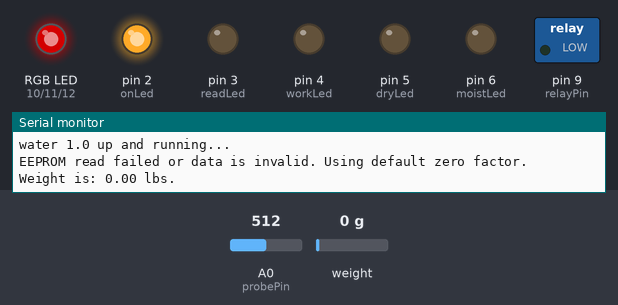
The sketch below on a simulated Arduino Uno, built with avr-gcc and run on an emulated ATmega328P. Parts: switched loads named in the sketch (green lamp = pin HIGH), an RGB LED mixed from three pins (HIGH = lit), output pins drawn as LEDs (lit = HIGH), the last lines printed to the serial monitor. Inputs (shaded band) come from the test bench; at power-on: A0 (probePin) = 512, weight on the scale 0 g. Dim RGB values are drawn brighter than linear; EEPROM starts erased; pins used as bus, display or sensor lines are not drawn.

Above: at 0.2 s.
At 4.7 s:
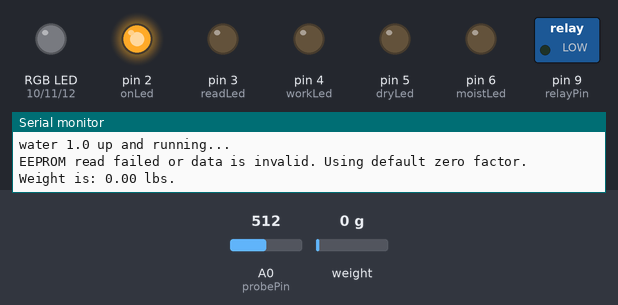
At 9.3 s:
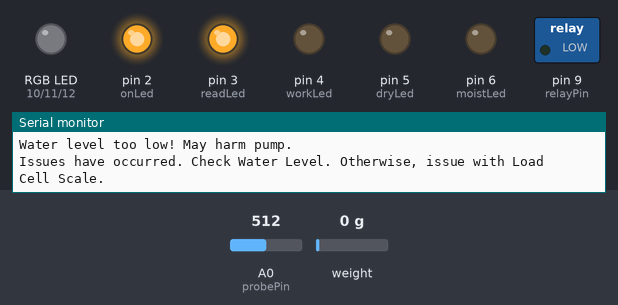
At 31.3 s:
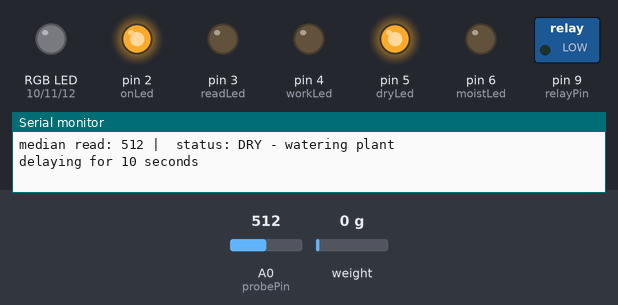
Timing chart, 0 to 32.8 s (numbered marks = the images above):
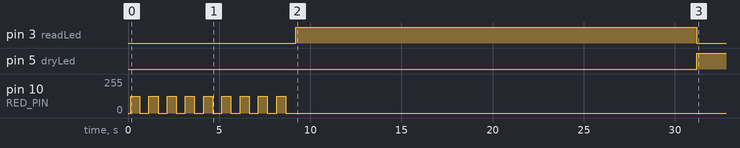

The sketch:

water_and_scale.ino
```cpp
#include "HX711.h"
#include <EEPROM.h>

// Pin definitions for the HX711 module
const int LOADCELL_DOUT_PIN = A4;  // Pin connected to DOUT of HX711 (Analog pin A4)
const int LOADCELL_SCK_PIN = A5;   // Pin connected to SCK of HX711 (Analog pin A5)

// Pin definitions for the RGB LED
const int RED_PIN = 10;    // Pin connected to the red leg of the LED
const int GREEN_PIN = 11;  // Pin connected to the green leg of the LED
const int BLUE_PIN = 12;   // Pin connected to the blue leg of the LED

// EEPROM memory address for storing the zero factor
const int EEPROM_ADDRESS = 0;

// Weight thresholds (in lbs)
const float EMPTY_WEIGHT_THRESHOLD = 1.65; // Under this is empty
const float LOW_WEIGHT_THRESHOLD = 3.00;
const float SUFFICIENT_WEIGHT_THRESHOLD = 4.00;

// Calibration factor for scaling the raw data to weight units
const float CALIBRATION_FACTOR = -94500; // Adjust this value to match your scale setup

HX711 scale;  // Create an instance of the HX711 class

/* DEFINE YOUR BOTANICAL PREFERENCES */

#define DRY 420
#define MOIST 710
#define SOAKED 1000

/* DEFINE CONSTANTS */

#define MOIST_CHECK_INTERVAL 10000   // milliseconds between checks
#define MOIST_SAMPLE_INTERVAL 2000   // milliseconds over which to average reading samples
#define WATER_INTERVAL 3000          // milliseconds to allow for water to flow
#define MOIST_SAMPLES 10             // # of samples to average when reading moisture
#define FAILSAFE_VALUE 200           // minimum difference in moisture indicating watering

/* PROGRAM VARIABLES AND BOARD PINS */

// LEDs
#define onLed 2
#define readLed 3
#define workLed 4
#define dryLed 5
#define moistLed 6
#define soakedLed 7

// probes
#define powerPin 8
#define relayPin 9
#define probePin 0

int moistValues[MOIST_SAMPLES];
unsigned long lastMoistTime = 0;
unsigned long lastWaterTime = 0;
int lastMoistAvg = 0;
int oldlastMoistAvg = 0;
boolean needServicing = false;
boolean wateredLast = false;
boolean pumpEnabled = true;
boolean lowWaterLevel = false;  // Global variable to track low water level status

const long DEFAULT_ZERO_FACTOR = 28974;  // Default zero factor in case EEPROM read fails

boolean loadCellError = false;  // Global variable to track load cell errors

// Define a constant for the brightness level (percentage from 0 to 100)
const float BRIGHTNESS_LEVEL = 0.5; // 50% brightness


/* HELPER METHODS */

/**
 * @brief Sets the color of the RGB LED by adjusting the brightness of the red, green, and blue components.
 *
 * This function takes in RGB values and scales them according to the specified brightness level.
 * The brightness level can be modified via the BRIGHTNESS_LEVEL constant.
 *
 * @param R The intensity of the red component (0 to 255).
 * @param G The intensity of the green component (0 to 255).
 * @param B The intensity of the blue component (0 to 255).
 *
 * The function scales each RGB value based on the BRIGHTNESS_LEVEL constant before writing them to the
 * respective RGB pins using analogWrite.
 */
void setColor(int R, int G, int B) {
    analogWrite(RED_PIN, R * BRIGHTNESS_LEVEL);
    analogWrite(GREEN_PIN, G * BRIGHTNESS_LEVEL);
    analogWrite(BLUE_PIN, B * BRIGHTNESS_LEVEL);
}

/**
 * @brief Function to blink an LED with customizable color and duration.
 *
 * @param R Red component (0-255).
 * @param G Green component (0-255).
 * @param B Blue component (0-255).
 * @param duration Total duration for blinking (milliseconds).
 * @param blinkInterval Interval between blinks (milliseconds).
 */
void blinkLed(int R, int G, int B, unsigned long duration, unsigned long blinkInterval) {
  unsigned long startTime = millis();
  while (millis() - startTime < duration) {
    setColor(R, G, B);
    delay(blinkInterval);
    setColor(0, 0, 0); // Turn off the LED
    delay(blinkInterval);
  }
}

/**
 * @brief Blink the RGB LED in purple color.
 *
 * The LED blinks purple for a duration of 9000 milliseconds with a 500 milliseconds interval.
 */
void blinkPurple() {
  blinkLed(128, 0, 128, 9000, 500);
}

/**
 * @brief Blink the RGB LED in red color.
 *
 * The LED blinks red for a duration of 9000 milliseconds with a 500 milliseconds interval.
 */
void blinkRed() {
  blinkLed(255, 0, 0, 9000, 500);
}

/**
 * @brief Blink the RGB LED in blue color.
 *
 * The LED blinks blue for a duration of 9000 milliseconds with a 500 milliseconds interval.
 */
void blinkBlue() {
  blinkLed(0, 0, 255, 9000, 500);
}

/**
 * @brief Reset the state of the moisture status LEDs.
 *
 * This function turns off all moisture status LEDs (dry, moist, soaked).
 */
void resetLeds() {
  digitalWrite(dryLed, LOW);
  digitalWrite(moistLed, LOW);
  digitalWrite(soakedLed, LOW);
}

/**
 * @brief Sort an array of integers using the insertion sort algorithm.
 *
 * @param arr Pointer to the array to be sorted.
 * @param n Number of elements in the array.
 */
void insertionSort(int* arr, int n) {
  for (int i = 1; i < n; i++) {
    int key = arr[i];
    int j = i - 1;

    while (j >= 0 && arr[j] > key) {
      arr[j + 1] = arr[j];
      j = j - 1;
    }
    arr[j + 1] = key;
  }
}

/**
 * @brief Perform moisture readings by averaging multiple samples.
 *
 * Reads moisture sensor values over a defined interval, sorts the readings, and updates
 * the average moisture level.
 */
void performMoistureReadings() {
  for (int i = 0; i < MOIST_SAMPLES + 1; i++) {
    digitalWrite(powerPin, HIGH);
    int val = analogRead(probePin);
    digitalWrite(powerPin, LOW);

    if (i != 0) {
      moistValues[i - 1] = val;
      lastMoistTime = millis();
    }

    delay(MOIST_SAMPLE_INTERVAL);
  }

  insertionSort(moistValues, MOIST_SAMPLES);
  oldlastMoistAvg = lastMoistAvg;
  lastMoistAvg = moistValues[MOIST_SAMPLES / 2];
}

/**
 * @brief Update the moisture status and control the watering process.
 *
 * Updates the status LEDs based on the average moisture level and triggers the watering
 * process if needed.
 */
void updateMoistureStatus() {
  resetLeds();
  if (lastMoistAvg <= DRY) {
    Serial.println(" status: VERY DRY - watering plant");
    digitalWrite(dryLed, HIGH);
    waterPlant();
  } else if (lastMoistAvg < MOIST) {
    Serial.println(" status: DRY - watering plant");
    digitalWrite(dryLed, HIGH);
    waterPlant();
  } else if (lastMoistAvg < SOAKED) {
    Serial.println(" status: MOIST - plant is just fine");
    digitalWrite(moistLed, HIGH);
  } else {
    Serial.println(" status: SOAKED - don't water plant!");
    digitalWrite(soakedLed, HIGH);
  }
}

/**
 * @brief Perform a moisture check and update the plant watering status.
 *
 * Reads the moisture sensor values, prints the average moisture level, and updates
 * the moisture status.
 */
void checkMoisture() {
  digitalWrite(readLed, HIGH);
  performMoistureReadings();
  Serial.print("median read: ");
  Serial.print(lastMoistAvg);
  Serial.print(" | ");
  updateMoistureStatus();
  digitalWrite(readLed, LOW);
}

/**
 * @brief Water the plant by activating the relay to control the pump.
 *
 * If the moisture readings are not within the acceptable range or if the watering fails,
 * the system will enter a service mode. The pump will be activated to water the plant
 * for a defined interval.
 */
void waterPlant() {
  if(!pumpEnabled){
    return;
  }

  // Test for failsafe condition
  int diffMoist = lastMoistAvg - oldlastMoistAvg;

  if( wateredLast && diffMoist <= FAILSAFE_VALUE ){
    needServicing = true;
    Serial.println("");
    Serial.println("water 1.0 is suspending execution...");
    Serial.println("EQUIPMENT NEEDS SERVICING!");
    resetLeds();
    digitalWrite(readLed, LOW);
    while(true){
      // If sensor has an issue, flash onLed
      digitalWrite(onLed, LOW);
      delay(1000);
      digitalWrite(onLed, HIGH);
      delay(1000);
    }
  }
  else{
    // Output info to serial
    Serial.print("watering started at: ");
    Serial.print(millis());
    digitalWrite(workLed, HIGH); // Light on working LED

    // Open relay, delay, and close
    digitalWrite(relayPin, HIGH);
    delay(WATER_INTERVAL);
    digitalWrite(relayPin, LOW);  // COMMENTED ONLY WHEN THERE IS NO RELAY ATTACHED

    // Output info to serial
    digitalWrite(workLed, LOW);
    Serial.print(", it lasted: ");
    Serial.print(WATER_INTERVAL);
    Serial.print(" seconds");
    Serial.println("");

    wateredLast = true;
  }
}

/**
 * @brief Initialize the Arduino board and set up the HX711 scale.
 *
 * Configures the pin modes for LEDs, relay, and other components. Initializes serial
 * communication, starts the HX711 scale, and loads the zero factor from EEPROM.
 * Sets the calibration factor and offset for the scale.
 */
void setup() {
  pinMode(onLed, OUTPUT);
  pinMode(readLed, OUTPUT);
  pinMode(workLed, OUTPUT);
  pinMode(dryLed, OUTPUT);
  pinMode(moistLed, OUTPUT);
  pinMode(powerPin, OUTPUT);
  pinMode(relayPin, OUTPUT);

  digitalWrite(onLed, HIGH);
  Serial.begin(9600);
  Serial.println("water 1.0 up and running...");
  Serial.println("");

  scale.begin(LOADCELL_DOUT_PIN, LOADCELL_SCK_PIN);  // Initialize the HX711 module
  scale.set_scale();  // Set the scale to the default calibration factor

  // Load zero factor from EEPROM
  long zero_factor;
  EEPROM.get(EEPROM_ADDRESS, zero_factor);

  if (zero_factor == 0xFFFFFFFF || isnan(zero_factor) || zero_factor == 0) {
    Serial.println("EEPROM read failed or data is invalid. Using default zero factor.");
    zero_factor = DEFAULT_ZERO_FACTOR;  // Use default zero factor
    EEPROM.put(EEPROM_ADDRESS, zero_factor);  // Attempt to write default value back to EEPROM
  }

  scale.set_offset(zero_factor);  // Apply the zero factor

  // Set the RGB pins as output
  pinMode(RED_PIN, OUTPUT);
  pinMode(GREEN_PIN, OUTPUT);
  pinMode(BLUE_PIN, OUTPUT);
}

/**
 * @brief Check for load cell errors by verifying if the weight readings are within a plausible range.
 *
 * Evaluates weight readings for stability and plausibility over a defined interval. If the readings
 * consistently fall outside the plausible range, an error is flagged.
 *
 * @param weight Current weight reading from the scale.
 * @return true if a load cell error is detected; otherwise, false.
 */
bool checkLoadCellError(float weight) {
  // Define plausible weight range (adjust as needed)
  const float MIN_PLAUSIBLE_WEIGHT = -0.02;  // Minimum plausible weight
  const float MAX_PLAUSIBLE_WEIGHT = 10.0;   // Maximum plausible weight

  // Example stability check: verify if weight readings are consistently out of bounds
  static float prevWeight = 0;
  static unsigned long lastCheckTime = 0;
  const unsigned long CHECK_INTERVAL = 5000;  // Check interval in milliseconds
  const int STABILITY_COUNT = 10;  // Number of consecutive out-of-bound readings for error

  if (millis() - lastCheckTime > CHECK_INTERVAL) {
    lastCheckTime = millis();
    prevWeight = weight;  // Update previous weight reading
    return false;  // No error detected yet
  }

  static int outOfBoundCount = 0;

  if (weight < MIN_PLAUSIBLE_WEIGHT || weight > MAX_PLAUSIBLE_WEIGHT) {
    outOfBoundCount++;
    if (outOfBoundCount >= STABILITY_COUNT) {
      loadCellError = true;
      return true;  // Error detected
    }
  } else {
    outOfBoundCount = 0;  // Reset count if within bounds
  }

  loadCellError = false;
  return false;  // No error detected
}

/**
 * @brief Main loop of the Arduino program that performs regular tasks.
 *
 * Continuously reads the weight from the HX711 scale, checks for load cell errors, and updates
 * the status of the plant watering system based on the weight and moisture readings.
 * Includes a delay between iterations.
 */
void loop() {
  scale.set_scale(CALIBRATION_FACTOR);  // Apply the current calibration factor

  float weight = scale.get_units();  // Get the weight from the scale
  Serial.print("Weight is: ");
  Serial.print(weight);
  Serial.print(" lbs.");
  Serial.println();

  // Check for load cell errors
  if (checkLoadCellError(weight)) {
    Serial.println("Load cell error detected. Pump will be enabled regardless of water level.");
    blinkPurple(); // Blink purple to indicate error

    // Default mode: Enable pump regardless of water level
    pumpEnabled = true;
    lowWaterLevel = false;  // Clear the low water level flag in error state
    setColor(255, 0, 0);    // Optional: Indicate error with red LED
  } else {
    // Set LED color based on weight conditions and check water level
    if (weight < EMPTY_WEIGHT_THRESHOLD) {
      blinkRed();
      lowWaterLevel = true;  // Set the flag indicating low water level
      Serial.println("Water level too low! May harm pump.");
      pumpEnabled = false;
    } else if (weight < LOW_WEIGHT_THRESHOLD) {
      blinkBlue();
      lowWaterLevel = true;  // Set the flag indicating low water level
      Serial.println("Water level too low! Pump deactivated.");
    } else if (weight < SUFFICIENT_WEIGHT_THRESHOLD) {
      setColor(255, 255, 0);  // Yellow
      lowWaterLevel = false;  // Water level is sufficient, clear the flag
      pumpEnabled = true;
    } else {
      setColor(0, 255, 0);  // Green
      lowWaterLevel = false;  // Water level is sufficient, clear the flag
      pumpEnabled = true;
    }
  }

  // If water level is too low, load cell error detected, or pump failure detected, skip the moisture check
  if (lowWaterLevel || loadCellError) {
    Serial.println("Issues have occurred. Check Water Level. Otherwise, issue with Load Cell Scale.");
  }

  checkMoisture();

  Serial.print("delaying for ");
  Serial.print(MOIST_CHECK_INTERVAL / 1000);
  Serial.println(" seconds");
  Serial.println("");

  delay(MOIST_CHECK_INTERVAL);
}
```

Measured:
- by itself, pin 3 (readLed): LOW → HIGH at 9.2 s, → LOW 22.0 s later
- by itself, pin 5 (dryLed): LOW → HIGH at 31.2 s
- by itself, pin 10 (RED_PIN): alternates 127/255 for 0.50 s and 0/255 for 0.50 s, 18 changes in all, then stays 0/255
